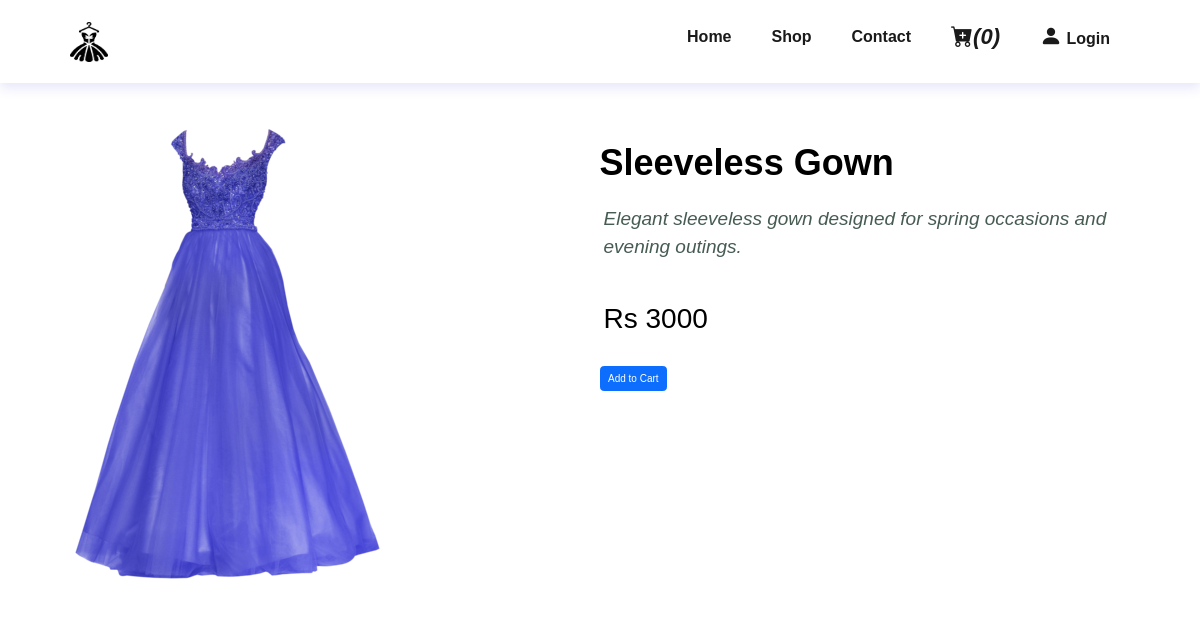
Screenshot of /pages/product_view.php?product_id=1 with the database file from the repository.
### tables this page shows
CREATE TABLE all_products (
    pid INT UNSIGNED NOT NULL AUTO_INCREMENT,
    product_name VARCHAR(150) NOT NULL,
    product_cat VARCHAR(50) NOT NULL,
    price INT NOT NULL,
    description TEXT NOT NULL,
    product_image VARCHAR(255) NOT NULL,
    created_at TIMESTAMP NOT NULL DEFAULT CURRENT_TIMESTAMP,
    PRIMARY KEY (pid),
    KEY idx_product_cat (product_cat)
);

### pages/product_view.php (the view, shortened to what this page needs)
<?php
include "connect.php";
$product_id = isset($_GET["product_id"]) ? (int) $_GET["product_id"] : 0;
$product = [
    "product_name" => "",
    "product_image" => "",
    "description" => "",
    "price" => 0,
];
$page_error = null;
if ($product_id <= 0) {
    $page_error = "Invalid product ID.";
} elseif (!isset($conn) || !$conn) {
    $page_error =
        "Database connection is unavailable. Configure MySQL to view product details.";
} else {
    $stmt = $conn->prepare("SELECT * FROM all_products WHERE pid = ?");
    if ($stmt) {
        $stmt->bind_param("i", $product_id);
        if ($stmt->execute()) {
            $result = $stmt->get_result();
            if ($result && $result->num_rows > 0) {
                $product = $result->fetch_assoc();
            } else {
                $page_error = "Product not found.";
            }
        } else {
            $page_error = "Unable to load this product right now.";
        }
    } else {
        $page_error = "Unable to prepare the product query.";
    }
}
?>
<!DOCTYPE html>
<html>
    <head>
        <link rel="stylesheet" href="css/bootstrap.min.css"/>
        <link rel="stylesheet" href="https://cdn.jsdelivr.net/npm/bootstrap-icons@1.11.3/font/bootstrap-icons.min.css">
        <link href="https://cdn.jsdelivr.net/npm/bootstrap@5.3.3/dist/css/bootstrap.min.css" rel="stylesheet">
        <link rel="stylesheet" href="styleee.css">
    </head>
<body>
    <section id="header">
        <img src="/PROJECT/images/l3.png" height="40" width="38"><a href="home.php"></a>
        <div>
            <ul id="navbar">
                <li><a href="home.php">Home</a></li>
                <li><a href="shop.php">Shop</a></li>
                <li><a href="contact.php">Contact</a></li>
                <li>
                    <?php
                    $count = 0;
                    ?>
                    <a href="mycart.php"><i class="bi bi-cart-plus-fill" style="font-size: 22px;">(<?php echo $count; ?>)</i></a>
                </li>
                <?php if (isset($_SESSION["email"])) { ?>
                    <li><a href="customer_order.php">My Orders</a></li>
                    <li>
                        <a href="logout.php"><i class="bi bi-box-arrow-right" style="font-size: 22px;"></i> Logout</a>
                    </li>
                <?php } else { ?>
                    <li>
                        <a href="login.html"><i class="bi bi-person-fill" style="font-size: 22px;"></i> Login</a>
                    </li>
                <?php } ?>
            </ul>
        </div>
    </section>
    <div class="container my-5">
        <?php if ($page_error !== null): ?>
            <div class="alert alert-warning" role="alert">
                <?php echo htmlspecialchars(
                    $page_error,
                    ENT_QUOTES,
                    "UTF-8",
                ); ?>
            </div>
            <a href="shop.php" class="btn btn-primary">Back to Shop</a>
        <?php else: ?>
            <div class="row">
                <div class="pr-img col-lg-6">
                    <img
                        src="../images/<?php echo htmlspecialchars(
                            $product["product_image"],
                            ENT_QUOTES,
                            "UTF-8",
                        ); ?>"
                        alt="<?php echo htmlspecialchars(
                            $product["product_name"],
                            ENT_QUOTES,
                            "UTF-8",
                        ); ?>"
                        class="img-fluid"
                    >
                </div>
                <div class="col-lg-6">
                    <h3 class="product-title"><?php echo htmlspecialchars(
                        $product["product_name"],
                        ENT_QUOTES,
                        "UTF-8",
                    ); ?></h3>
                    <p class="product-description"><?php echo htmlspecialchars(
                        $product["description"],
                        ENT_QUOTES,
                        "UTF-8",
                    ); ?></p>
                    <p class="product-price">Rs <?php echo htmlspecialchars(
                        (string) $product["price"],
                        ENT_QUOTES,
                        "UTF-8",
                    ); ?></p>
                    <form action="manage_cart.php" method="POST">
                        <button type="submit" name="Add_to_Cart" class="btn btn-primary">Add to Cart</button>
                    </form>
                </div>
            </div>
        <?php endif; ?>
    </div>
</body>
</html>

### pages/styleee.css (style rules this page uses)
* { margin: 0; padding: 0; box-sizing: border-box; font-family: sans-serif; }
p { padding: 16px; font-size: 16px; color: #465b52; margin: 15px o 20px 0; }
body { width: 100%; }
#header { display: flex; align-items: center; justify-content: space-between; padding: 20px 70px; background: white; box-shadow: 0 5px 12px lavender; z-index: 999; position: sticky; top: 0; left: 0; }
#navbar { display: flex; align-items: center; justify-content: center; }
#navbar li { list-style: none; padding: 0 20px; position: relative; }
#navbar li a { text-decoration: none; font-size: 16px; font-weight: 600; color: #1a1a1a; transition: 0.3s ease; }

### pages/product_view.php (style rules this page uses)
.pr-img { width: 100%; max-width: 400px; margin-right: 150px; padding-left: 30px; }
.product-title { color: black; margin-top: 28px; margin-left: 12px; font-size: 36px; font-weight: bold; }
.product-description { font-size: 19px; line-height: 28px; margin-bottom: 5px; font-style: italic; }
.product-price { font-size: 28px; font-weight: normal; color: black; }
.btn { margin-left: 12px; }

### rows the page displays
all_products: product_image (picture), product_name "Sleeveless Gown", description "Elegant sleeveless gown designed for spring occasions and evening outings.", price "3000"

### other values shown
$count "0"
